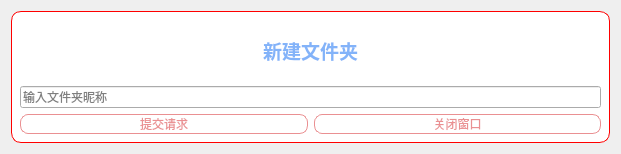
<?xml version="1.0" encoding="UTF-8"?>
<ui version="4.0">
 <class>New_folder_Dialog</class>
 <widget class="QDialog" name="New_folder_Dialog">
  <property name="geometry">
   <rect>
    <x>0</x>
    <y>0</y>
    <width>621</width>
    <height>154</height>
   </rect>
  </property>
  <property name="windowTitle">
   <string>Dialog</string>
  </property>
  <layout class="QVBoxLayout" name="verticalLayout_2">
   <item>
    <widget class="QWidget" name="widget" native="true">
     <property name="styleSheet">
      <string notr="true">#widget {
    background-color: white;
border:1px solid red;
    border-radius: 10px;
}</string>
     </property>
     <layout class="QVBoxLayout" name="verticalLayout_3">
      <item>
       <layout class="QVBoxLayout" name="verticalLayout">
        <item>
         <widget class="QLabel" name="label">
          <property name="font">
           <font>
            <pointsize>14</pointsize>
            <weight>75</weight>
            <italic>false</italic>
            <bold>true</bold>
           </font>
          </property>
          <property name="styleSheet">
           <string notr="true">QLabel{
	color: rgb(131,179,249);
font: '新宋体';
font-weight:bold;
padding-top:8px;
padding-bottom:8px;
}
</string>
          </property>
          <property name="text">
           <string>新建文件夹</string>
          </property>
          <property name="alignment">
           <set>Qt::AlignCenter</set>
          </property>
         </widget>
        </item>
        <item>
         <widget class="QLineEdit" name="foder_name_lineEdit">
          <property name="placeholderText">
           <string>输入文件夹昵称</string>
          </property>
         </widget>
        </item>
        <item>
         <layout class="QHBoxLayout" name="horizontalLayout">
          <item>
           <widget class="QPushButton" name="creat_folderButton">
            <property name="styleSheet">
             <string notr="true">QPushButton:!hover{
		border:1px solid rgb(234,144,146);
	color: rgb(234,144,146);
	font: 75 12pt &quot;微软雅黑&quot;;
border-radius:8px;
	
}

QPushButton:hover{

	border:1px solid rgb(234,144,146);
	background-color:#faefef;
	color: rgb(234,144,146);
	font: 75 12pt &quot;微软雅黑&quot;;
border-radius:8px;

}</string>
            </property>
            <property name="text">
             <string>提交请求</string>
            </property>
           </widget>
          </item>
          <item>
           <widget class="QPushButton" name="closeButton">
            <property name="styleSheet">
             <string notr="true">QPushButton:!hover{
		border:1px solid rgb(234,144,146);
	color: rgb(234,144,146);
	font: 75 12pt &quot;微软雅黑&quot;;
border-radius:8px;
	
}

QPushButton:hover{

	border:1px solid rgb(234,144,146);
	background-color:#faefef;
	color: rgb(234,144,146);
	font: 75 12pt &quot;微软雅黑&quot;;
border-radius:8px;

}</string>
            </property>
            <property name="text">
             <string>关闭窗口</string>
            </property>
           </widget>
          </item>
         </layout>
        </item>
       </layout>
      </item>
     </layout>
    </widget>
   </item>
  </layout>
 </widget>
 <resources/>
 <connections/>
</ui>
